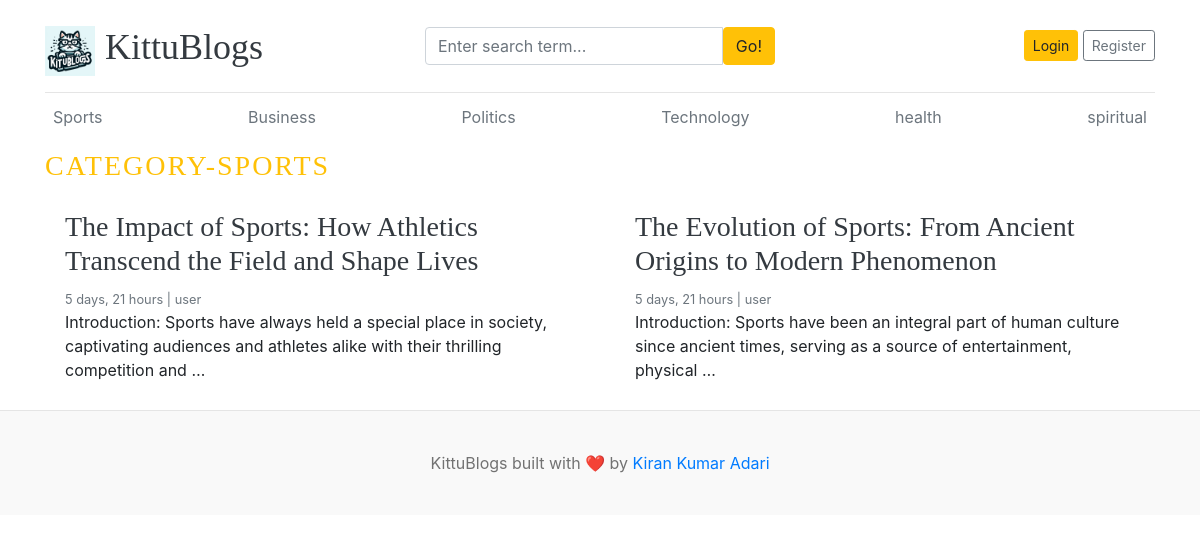
Page /category/1/ on the committed database.
### blogs/models.py (models this page shows, shortened)
class category(models.Model):
    category_name = models.CharField(max_length = 100,unique=True)
    created_at = models.DateTimeField(auto_now_add =True)
    updated_at = models.DateTimeField(auto_now = True)
    class Meta:
        verbose_name_plural = "categories"
    def __str__(self):
        return self.category_name

class Blog(models.Model):
    title = models.CharField(max_length=200,unique =True)
    slug = models.SlugField(max_length=250,unique=True,blank=True)
    category =models.ForeignKey(category,on_delete=models.CASCADE)
    author = models.ForeignKey(User,on_delete=models.CASCADE)
    featured_image = models.ImageField(upload_to='uploads/%Y/%m/%d')
    short_description = models.TextField(max_length = 500)
    blog_body =models.TextField(max_length=2000)
    status= models.CharField(max_length = 200,choices=STATUS_CHOICES,default="draft")
    is_featured = models.BooleanField(default=False)
    created_at=models.DateTimeField(auto_now_add =True)
    updated_at=models.DateTimeField(auto_now = True)

class SocialLink(models.Model):
    platform = models.CharField(max_length=50)
    links = models.URLField(max_length=100)
    created_at=models.DateTimeField(auto_now_add =True)
    updated_at=models.DateTimeField(auto_now = True)

### blogs/views.py (the view)
# urls.py: path('<int:category_id>/',views.post_by_category,name='post_by_category'),
def post_by_category(request,category_id):
    posts=Blog.objects.filter(status="published", category=category_id)
    categor=get_object_or_404(category,pk=category_id)
    context={
        'posts':posts,
        'categor':categor,
    }
    return render(request,'post_by_category.html',context)

### blogs/context_processors.py (called while the page is built)
def get_categories(request):
    categories=category.objects.all()
    return dict(categories=categories)

def get_social_links(request):
    social_links=SocialLink.objects.all()
    return dict(social_links=social_links)

### templates/post_by_category.html (shortened to what this page needs)
{% extends 'base.html' %}
{% block content %}
  <h3 class="text-uppercase text-warning" style="letter-spacing:2px;">Category-{{categor}} </h3>
  <div class="row mb-2">
    {% if posts %}
    {% for post in posts %}
    <div class="col-md-6">
      <div class="card border-0" >
        <div class="card-body">
          <h3><a href="{% url 'blogs' post.slug %}" class ="text-dark">{{post.title}}</a></h3>
          <small class="mb-1 text-muted">{{post.created_at| timesince}} | {{post.author}}</small>
          <p class="card-text">{{post.short_description|truncatewords:20}}</p>
        </div>
      </div>
    </div>
    {% endfor%}
    {% else%}
    <p> No posts Found</p>
    {% endif %}
  </div>
</div>
{% endblock %}

### templates/base.html (shortened to what this page needs)
{% load static %}
<!DOCTYPE html>
<html lang="en">
<head>
    <link href="https://getbootstrap.com/docs/4.0/dist/css/bootstrap.min.css" rel="stylesheet">
    <link href="{% static 'css/blog.css'%}" rel="stylesheet">
    <link rel="stylesheet" href="https://cdnjs.cloudflare.com/ajax/libs/font-awesome/4.7.0/css/font-awesome.min.css">
  </head>
<body>
    <div class="container">
      <header class="blog-header py-3">
        <div class="row flex-nowrap justify-content-between align-items-center">
          <div class="col-4 pt-1">
            <a class="blog-header-logo text-dark" href="/">
              <img src="{% static 'images/Designer.png' %}" alt="Logo" style="height: 50px; margin-right: 10px;">KittuBlogs</a>
          </div>
          <div class="col-4">
            <form action="{% url 'search'%}" method ="GET">
              <div class="input-group">
                <input class="form-control" type="text" name="keyword" value="{{keyword}}" placeholder="Enter search term..." aria-label="Enter search term..." aria-describedby="button-search" />
                <button type="submit" class="btn btn-warning" id="button-search" type="button">Go!</button>
            </div>
            </form>
          </div>
          <div class="col-4 d-flex justify-content-end align-items-center">
            {% if not user.is_authenticated %}
            <a class="btn btn-sm btn-warning" href="{%url 'login'%}">Login</a> &nbsp;
            <a class="btn btn-sm btn-outline-secondary" href="{%url 'register'%}">Register</a>
            {% else %}
            <span><a href="{% url 'dashboard' %}">Dashboard</a></span>
            &emsp;
            <span ><a href="{% url 'logout'%}">logout</a></span>
            {% endif %}
          </div>
        </div>
      </header>
      <div class="nav-scroller py-1 mb-2">
        <nav class="nav d-flex justify-content-between">
          {% for cat in categories %}
          <a class="p-2 text-muted" href="{% url 'post_by_category' cat.id %}">{{cat.category_name}}</a>
          {% endfor %}
        </nav>
      </div>
{% block content %}
{% endblock %}
<footer class="blog-footer">
{% for i in social_links %}
{% if forloop.counter == 2 %}
<p>KittuBlogs built with <span class="love-symbol">❤️</span> by <a href="{{i.links}}">Kiran Kumar Adari</a></p>
{% endif %}
{% endfor %}
</footer>
</body>
</html>

### blogmain/static/css/blog.css (style rules this page uses)
.blog-header { border-bottom: 1px solid #e5e5e5; }
.blog-header-logo { font-family: "Playfair Display", Georgia, "Times New Roman", serif; font-size: 2.25rem; }
h1, h2, h3, h4, h5, h6 { font-family: "Playfair Display", Georgia, "Times New Roman", serif; }
.blog-footer { padding: 2.5rem 0; color: #727272; text-align: center; background-color: #f9f9f9; border-top: .05rem solid #e5e5e5; }
.blog-footer p:last-child { margin-bottom: 0; }

### rows in the picture
category: category_name "Sports", category_name "SPORTS"
category: category_name "Business"
category: category_name "Politics"
category: category_name "Technology"
category: category_name "health"
category: category_name "spiritual"
Blog: title "The Impact of Sports: How Athletics Transcend the Field and Shape Lives", created_at "5 days, 21 hours", author "user", short_description "Introduction: Sports have always held a special place in society, captivating audiences and athletes alike with their thrilling competition and …"
Blog: title "The Evolution of Sports: From Ancient Origins to Modern Phenomenon", created_at "5 days, 21 hours", author "user", short_description "Introduction: Sports have been an integral part of human culture since ancient times, serving as a source of entertainment, physical …"
